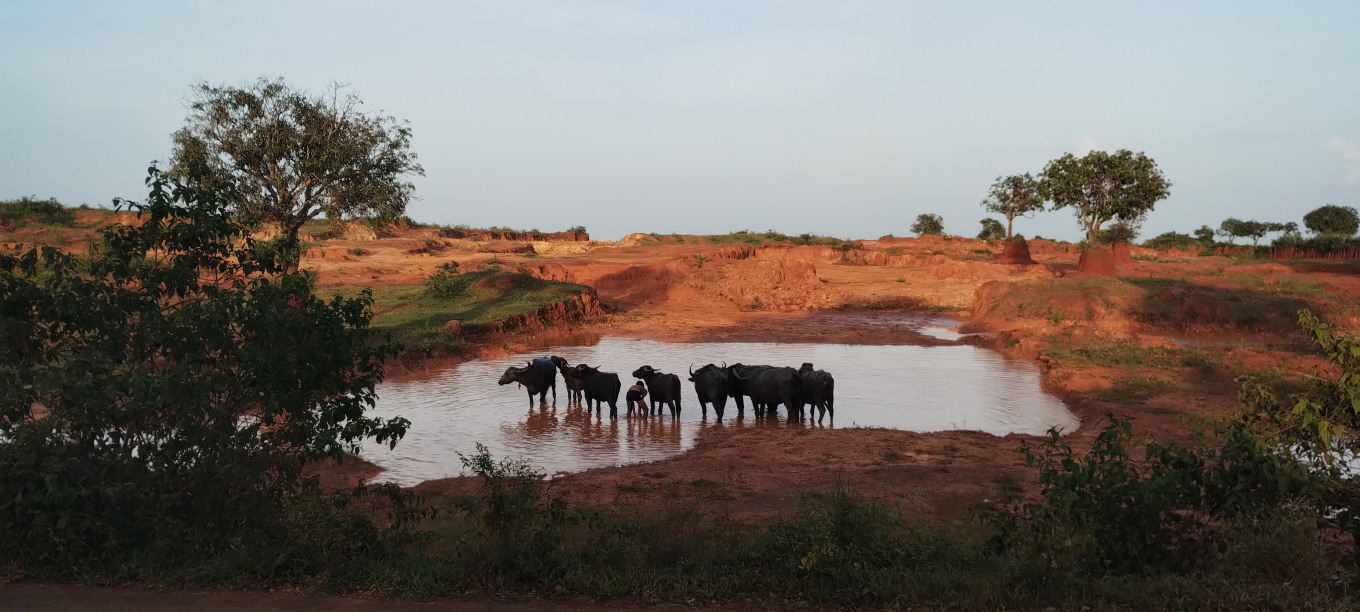
//> input picture L9: Histogram Matching/images/IttigattiScene.jpg, 4080 x 1836 px (shown at 1/3 size)
$ ./histogram_matching_pixels images/IttigattiScene.jpg   (built with g++ and OpenCV 4)
//> lines starting //> are read from the running program, lines starting //| are printed output that depends on the picture
#include <opencv2/opencv.hpp>
#include <iostream>
#include <filesystem>

using namespace cv;
using namespace std;
namespace fs = filesystem;

// Function to create an image based on pixel distribution
Mat createImageFromDistribution(const vector<int>& distribution) {
    // Find maximum value in the distribution
    int maxVal = *max_element(distribution.begin(), distribution.end());

    // Create a histogram
    Mat hist = Mat::zeros(Size(256, maxVal + 1), CV_8UC1);
    for (int i = 0; i < 256; ++i) {
        line(hist, Point(i, maxVal), Point(i, maxVal - distribution[i]), Scalar(255));
    }
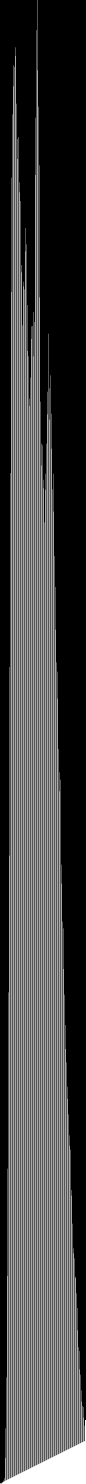
//> hist: 4451 rows x 256 cols, CV_8UC1 (shown at 1/3 size); 26.9% white in thin lines or dots

    // Create a grayscale image
    Mat image(maxVal + 1, 256, CV_8UC1);
    cvtColor(hist, image, COLOR_GRAY2BGR);

    return image;
}

int main(int argc, char** argv) {
    // Given pixel distribution
    vector<int> pixelDistribution = {
        0, 0, 1, 0, 2, 0, 3, 1, 4, 4, 5, 9, 6, 16, 7, 76, 8, 165, 9, 318,
        10, 622, 11, 944, 12, 1473, 13, 1883, 14, 2449, 15, 3031, 16, 3574,
        17, 3917, 18, 4107, 19, 4191, 20, 4254, 21, 4249, 22, 4282, 23, 4308,
        24, 4139, 25, 4033, 26, 3973, 27, 4039, 28, 3903, 29, 3873, 30, 3847,
        31, 3655, 32, 3633, 33, 3474, 34, 3591, 35, 3605, 36, 3582, 37, 3696,
        38, 3766, 39, 3717, 40, 3535, 41, 3397, 42, 3381, 43, 3254, 44, 3232,
        45, 3317, 46, 3433, 47, 3471, 48, 3472, 49, 3381, 50, 3514, 51, 3484,
        52, 3925, 53, 4097, 54, 4360, 55, 4450, 56, 4239, 57, 4130, 58, 3954,
        59, 3558, 60, 3245, 61, 3119, 62, 3053, 63, 3114, 64, 2985, 65, 3011,
        66, 2883, 67, 2980, 68, 3029, 69, 3119, 70, 3207, 71, 3275, 72, 3449,
        73, 3285, 74, 3191, 75, 3324, 76, 3209, 77, 3104, 78, 2982, 79, 3029,
        80, 2915, 81, 2782, 82, 2689, 83, 2561, 84, 2463, 85, 2435, 86, 2354,
        87, 2203, 88, 2133, 89, 2076, 90, 2111, 91, 1856, 92, 1799, 93, 1685,
        94, 1665, 95, 1543, 96, 1466, 97, 1375, 98, 1303, 99, 1263, 100, 1190,
        101, 1153, 102, 1107, 103, 1044, 104, 1013, 105, 1001, 106, 880, 107,
        863, 108, 779, 109, 705, 110, 690, 111, 675, 112, 616, 113, 620, 114,
        570, 115, 526, 116, 459, 117, 409, 118, 397, 119, 342, 120, 326, 121,
        279, 122, 245, 123, 232, 124, 229, 125, 197, 126, 173, 127, 190, 128,
        228, 129, 197, 130, 196, 131, 161, 132, 215, 133, 180, 134, 180, 135,
        213, 136, 182, 137, 185, 138, 165, 139, 139, 140, 113, 141, 91, 142,
        74, 143, 70, 144, 68, 145, 54, 146, 60, 147, 45, 148, 40, 149, 57,
        150, 42, 151, 48, 152, 50, 153, 56, 154, 60, 155, 62, 156, 62, 157,
        61, 158, 60, 159, 84, 160, 76, 161, 85, 162, 67, 163, 75, 164, 85,
        165, 104, 166, 106, 167, 112, 168, 129, 169, 110, 170, 125, 171, 133,
        172, 155, 173, 155, 174, 150, 175, 138, 176, 183, 177, 164, 178, 184,
        179, 232, 180, 208, 181, 235, 182, 234, 183, 293, 184, 301, 185, 271,
        186, 299, 187, 311, 188, 347, 189, 404, 190, 439, 191, 440, 192, 442,
        193, 488, 194, 553, 195, 647, 196, 617, 197, 606, 198, 639, 199, 674,
        200, 711, 201, 708, 202, 730, 203, 715, 204, 663, 205, 671, 206, 715,
        207, 647, 208, 623, 209, 653, 210, 634, 211, 634, 212, 590, 213, 522,
        214, 536, 215, 574, 216, 592, 217, 636, 218, 611, 219, 648, 220, 636,
        221, 600, 222, 644, 223, 611, 224, 645, 225, 677, 226, 702, 227, 703,
        228, 716, 229, 742, 230, 701, 231, 756, 232, 739, 233, 773, 234, 839,
        235, 943, 236, 904, 237, 708, 238, 707, 239, 664, 240, 703, 241, 688,
        242, 728, 243, 643, 244, 656, 245, 539, 246, 493, 247, 387, 248, 269,
        249, 226, 250, 135, 251, 106, 252, 69, 253, 38, 254, 20, 255, 0
    };

    // Create the image from the given pixel distribution
    Mat referenceImage = createImageFromDistribution(pixelDistribution);

    // Get the directory path of the executable
    fs::path executablePath = fs::path(argv[0]);
    string directory = executablePath.parent_path().string();

    // Read the input image
    Mat inputImage = imread("images/IttigattiScene.jpg");
//> inputImage is the input picture: 1836 rows x 4080 cols, CV_8UC3; mean B, G, R 101, 107.8, 115.8

    // Check if images are loaded successfully
    if (inputImage.empty()) {
        cerr << "Error: Could not open or find the input image." << endl;
        return -1;
    }

    // Perform histogram matching
    Mat matchedImage;
    cvtColor(inputImage, matchedImage, COLOR_BGR2GRAY);
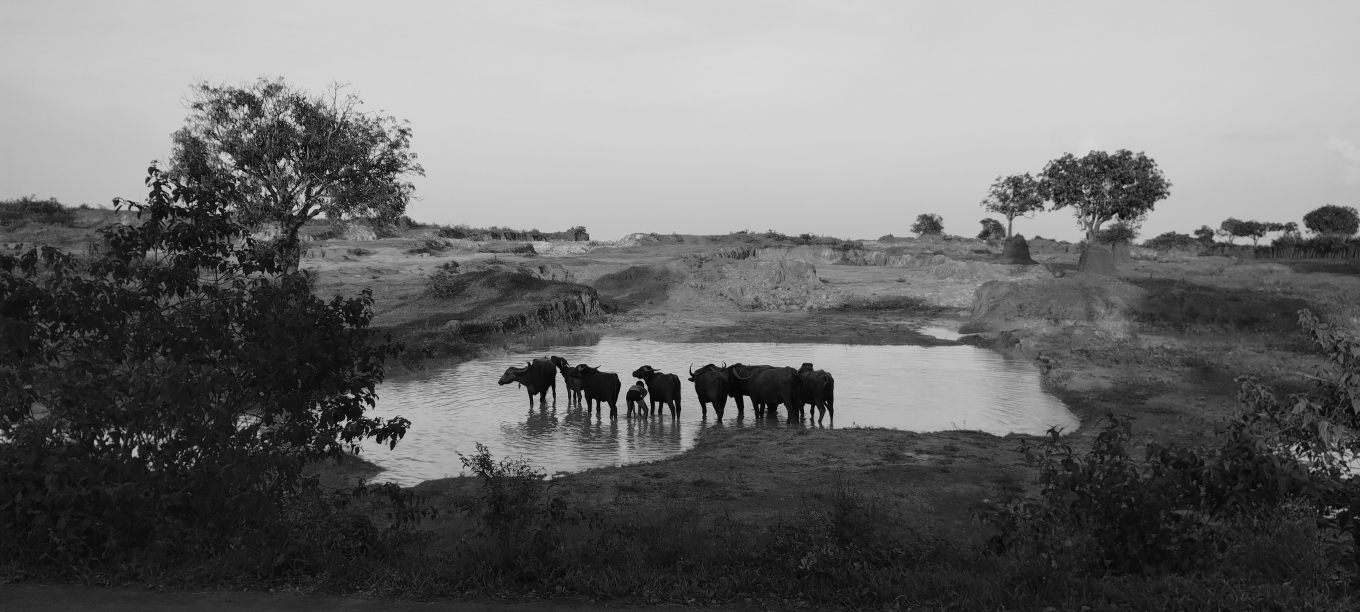
//> matchedImage: 1836 rows x 4080 cols, CV_8UC1 (shown at 1/3 size); min 0, max 254, mean 109.5
    equalizeHist(matchedImage, matchedImage);
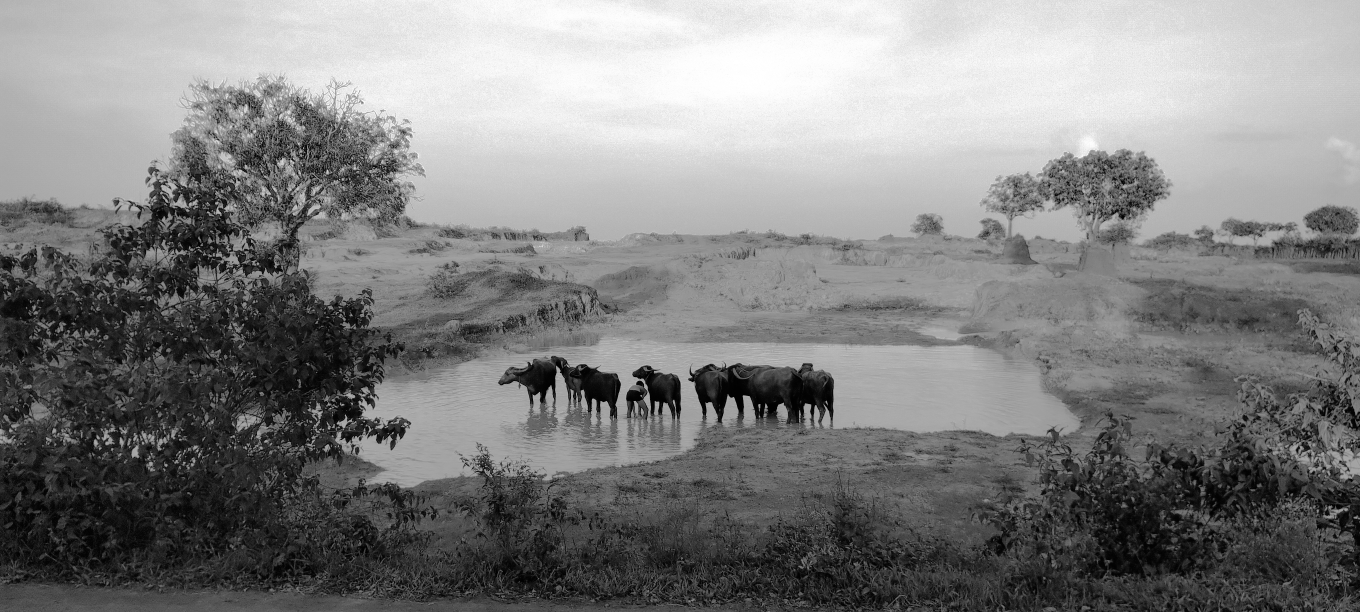
//> matchedImage: 1836 rows x 4080 cols, CV_8UC1 (shown at 1/3 size); min 0, max 255, mean 128.6

    // Save images in the same directory
    imwrite(directory + "/inputImage.jpg", inputImage);
    imwrite(directory + "/referenceImage.jpg", referenceImage);
    imwrite(directory + "/matchedImage.jpg", matchedImage);

    // Display images
    imshow("Input Image", inputImage);
    imshow("Reference Image", referenceImage);
    imshow("Matched Image", matchedImage);
    waitKey(0);

    return 0;
}

$ run again, with L9: Histogram Matching/images/flower.jpg copied over L9: Histogram Matching/images/IttigattiScene.jpg
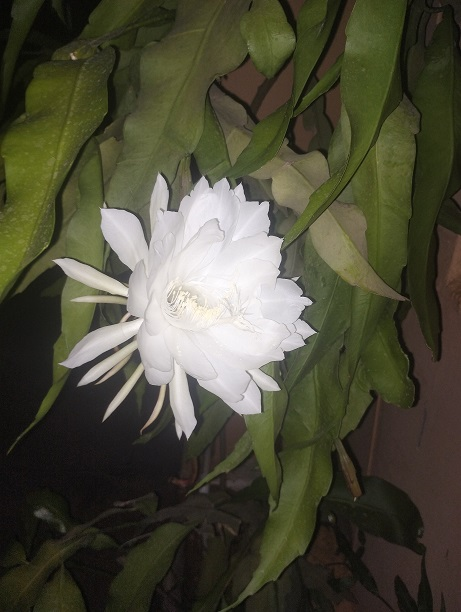
//> input picture L9: Histogram Matching/images/flower.jpg, 461 x 612 px
//> inputImage is the input picture: 612 rows x 461 cols, CV_8UC3; mean B, G, R 58.5, 76.6, 77.4
//> `cvtColor(inputImage, matchedImage, COLOR_BGR2GRAY);`:
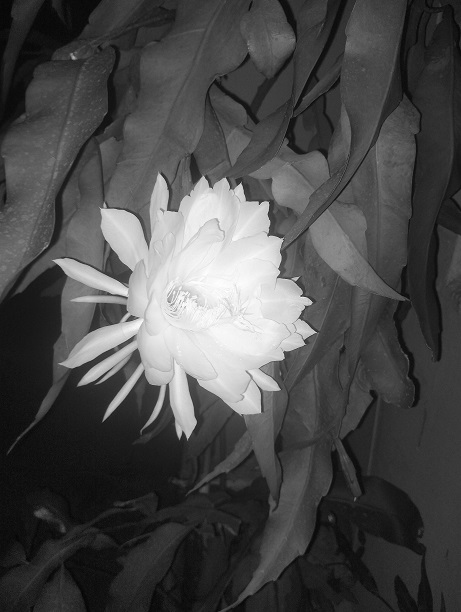
//> matchedImage: 612 rows x 461 cols, CV_8UC1; min 2, max 255, mean 74.8
//> `equalizeHist(matchedImage, matchedImage);`:
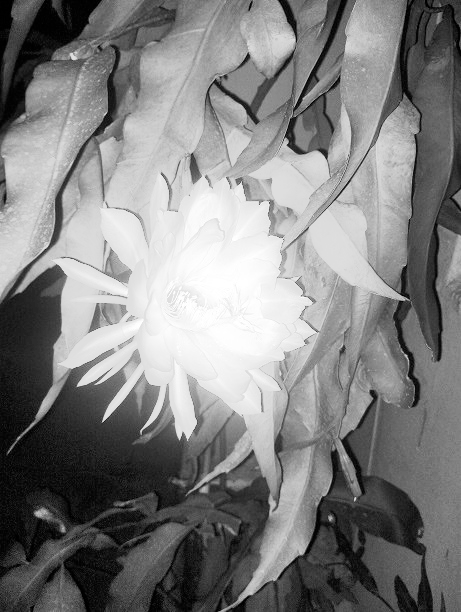
//> matchedImage: 612 rows x 461 cols, CV_8UC1; min 0, max 255, mean 128.6

$ run again, with L9: Histogram Matching/images/noisyImage.png saved as L9: Histogram Matching/images/IttigattiScene.jpg
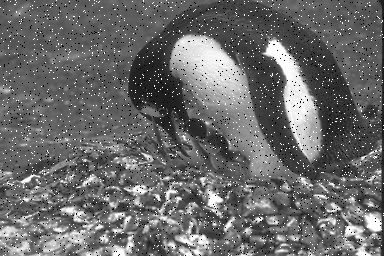
//> input picture L9: Histogram Matching/images/noisyImage.png, 384 x 256 px
//> inputImage is the input picture: 256 rows x 384 cols, CV_8UC3; min 0, max 255, mean 106
//> `equalizeHist(matchedImage, matchedImage);`:
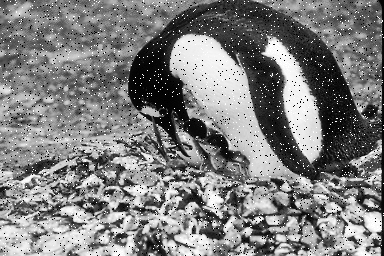
//> matchedImage: 256 rows x 384 cols, CV_8UC1; min 0, max 255, mean 126.5
